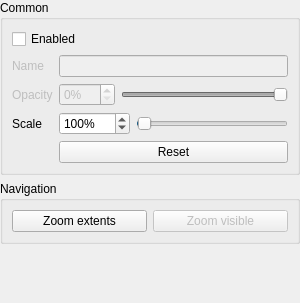
<?xml version="1.0" encoding="UTF-8"?>
<ui version="4.0">
 <class>LayerWidget</class>
 <widget class="QWidget" name="LayerWidget">
  <property name="enabled">
   <bool>true</bool>
  </property>
  <property name="geometry">
   <rect>
    <x>0</x>
    <y>0</y>
    <width>300</width>
    <height>303</height>
   </rect>
  </property>
  <property name="sizePolicy">
   <sizepolicy hsizetype="Minimum" vsizetype="Minimum">
    <horstretch>0</horstretch>
    <verstretch>0</verstretch>
   </sizepolicy>
  </property>
  <property name="maximumSize">
   <size>
    <width>16777215</width>
    <height>16777215</height>
   </size>
  </property>
  <property name="windowTitle">
   <string>Form</string>
  </property>
  <layout class="QGridLayout" name="gridLayout">
   <property name="sizeConstraint">
    <enum>QLayout::SetDefaultConstraint</enum>
   </property>
   <property name="leftMargin">
    <number>0</number>
   </property>
   <property name="topMargin">
    <number>0</number>
   </property>
   <property name="rightMargin">
    <number>0</number>
   </property>
   <property name="bottomMargin">
    <number>0</number>
   </property>
   <item row="2" column="0">
    <widget class="QStackedWidget" name="settingsStackedWidget">
     <property name="currentIndex">
      <number>2</number>
     </property>
     <widget class="QWidget" name="pointsLayerPage">
      <layout class="QVBoxLayout" name="verticalLayout_3">
       <property name="leftMargin">
        <number>0</number>
       </property>
       <property name="topMargin">
        <number>0</number>
       </property>
       <property name="rightMargin">
        <number>0</number>
       </property>
       <property name="bottomMargin">
        <number>0</number>
       </property>
       <item>
        <widget class="PointsLayerWidget" name="pointsLayerWidget" native="true">
         <property name="sizePolicy">
          <sizepolicy hsizetype="Preferred" vsizetype="MinimumExpanding">
           <horstretch>0</horstretch>
           <verstretch>0</verstretch>
          </sizepolicy>
         </property>
        </widget>
       </item>
      </layout>
     </widget>
     <widget class="QWidget" name="clustersLayerPage">
      <layout class="QVBoxLayout" name="verticalLayout_5">
       <property name="leftMargin">
        <number>0</number>
       </property>
       <property name="topMargin">
        <number>0</number>
       </property>
       <property name="rightMargin">
        <number>0</number>
       </property>
       <property name="bottomMargin">
        <number>0</number>
       </property>
       <item>
        <widget class="ClustersLayerWidget" name="clustersLayerWidget" native="true"/>
       </item>
      </layout>
     </widget>
     <widget class="QWidget" name="selectionLayerPage">
      <layout class="QVBoxLayout" name="verticalLayout">
       <property name="leftMargin">
        <number>0</number>
       </property>
       <property name="topMargin">
        <number>0</number>
       </property>
       <property name="rightMargin">
        <number>0</number>
       </property>
       <property name="bottomMargin">
        <number>0</number>
       </property>
       <item>
        <widget class="SelectionLayerWidget" name="selectionLayerWidget" native="true"/>
       </item>
      </layout>
     </widget>
    </widget>
   </item>
   <item row="0" column="0">
    <widget class="QGroupBox" name="commonGroupBox">
     <property name="toolTip">
      <string>Common layer options</string>
     </property>
     <property name="title">
      <string>Common</string>
     </property>
     <layout class="QGridLayout" name="gridLayout_5">
      <item row="1" column="0">
       <layout class="QGridLayout" name="generalGridLayout">
        <property name="topMargin">
         <number>0</number>
        </property>
        <item row="4" column="1">
         <widget class="QPushButton" name="resetPushButton">
          <property name="toolTip">
           <string>Resets the opacity and scale to default values</string>
          </property>
          <property name="text">
           <string>Reset</string>
          </property>
         </widget>
        </item>
        <item row="1" column="1">
         <widget class="QLineEdit" name="nameLineEdit">
          <property name="enabled">
           <bool>false</bool>
          </property>
          <property name="toolTip">
           <string>Name of the layer</string>
          </property>
         </widget>
        </item>
        <item row="0" column="0" colspan="2">
         <widget class="QCheckBox" name="enabledCheckBox">
          <property name="enabled">
           <bool>true</bool>
          </property>
          <property name="sizePolicy">
           <sizepolicy hsizetype="Minimum" vsizetype="Fixed">
            <horstretch>0</horstretch>
            <verstretch>0</verstretch>
           </sizepolicy>
          </property>
          <property name="toolTip">
           <string>Whether the layer is enabled or disabled</string>
          </property>
          <property name="text">
           <string>Enabled</string>
          </property>
         </widget>
        </item>
        <item row="1" column="0">
         <widget class="QLabel" name="nameLabel">
          <property name="enabled">
           <bool>false</bool>
          </property>
          <property name="toolTip">
           <string>Name of the layer</string>
          </property>
          <property name="text">
           <string>Name</string>
          </property>
         </widget>
        </item>
        <item row="3" column="1">
         <layout class="QHBoxLayout" name="scaleHorizontalLayout">
          <item>
           <widget class="QDoubleSpinBox" name="scaleDoubleSpinBox">
            <property name="sizePolicy">
             <sizepolicy hsizetype="Minimum" vsizetype="Fixed">
              <horstretch>0</horstretch>
              <verstretch>0</verstretch>
             </sizepolicy>
            </property>
            <property name="toolTip">
             <string>Scale of the layer</string>
            </property>
            <property name="suffix">
             <string>%</string>
            </property>
            <property name="decimals">
             <number>0</number>
            </property>
            <property name="maximum">
             <double>10000.000000000000000</double>
            </property>
            <property name="singleStep">
             <double>10.000000000000000</double>
            </property>
            <property name="value">
             <double>100.000000000000000</double>
            </property>
           </widget>
          </item>
          <item>
           <widget class="QSlider" name="scaleHorizontalSlider">
            <property name="toolTip">
             <string>Scale of the layer</string>
            </property>
            <property name="maximum">
             <number>10000</number>
            </property>
            <property name="value">
             <number>100</number>
            </property>
            <property name="orientation">
             <enum>Qt::Horizontal</enum>
            </property>
           </widget>
          </item>
         </layout>
        </item>
        <item row="2" column="0">
         <widget class="QLabel" name="opacityLabel">
          <property name="enabled">
           <bool>false</bool>
          </property>
          <property name="toolTip">
           <string>Opacity of the layer</string>
          </property>
          <property name="text">
           <string>Opacity</string>
          </property>
         </widget>
        </item>
        <item row="3" column="0">
         <widget class="QLabel" name="scaleLabel">
          <property name="toolTip">
           <string>Scale of the layer</string>
          </property>
          <property name="text">
           <string>Scale</string>
          </property>
         </widget>
        </item>
        <item row="2" column="1">
         <layout class="QHBoxLayout" name="opacityHorizontalLayout">
          <property name="leftMargin">
           <number>0</number>
          </property>
          <item>
           <widget class="QDoubleSpinBox" name="opacityDoubleSpinBox">
            <property name="enabled">
             <bool>false</bool>
            </property>
            <property name="sizePolicy">
             <sizepolicy hsizetype="Minimum" vsizetype="Fixed">
              <horstretch>1</horstretch>
              <verstretch>0</verstretch>
             </sizepolicy>
            </property>
            <property name="minimumSize">
             <size>
              <width>55</width>
              <height>0</height>
             </size>
            </property>
            <property name="toolTip">
             <string>Opacity of the layer</string>
            </property>
            <property name="suffix">
             <string>%</string>
            </property>
            <property name="decimals">
             <number>0</number>
            </property>
            <property name="maximum">
             <double>100.000000000000000</double>
            </property>
            <property name="singleStep">
             <double>5.000000000000000</double>
            </property>
           </widget>
          </item>
          <item>
           <widget class="QSlider" name="opacityHorizontalSlider">
            <property name="enabled">
             <bool>false</bool>
            </property>
            <property name="sizePolicy">
             <sizepolicy hsizetype="MinimumExpanding" vsizetype="Fixed">
              <horstretch>3</horstretch>
              <verstretch>0</verstretch>
             </sizepolicy>
            </property>
            <property name="toolTip">
             <string>Opacity of the layer</string>
            </property>
            <property name="maximum">
             <number>100</number>
            </property>
            <property name="value">
             <number>100</number>
            </property>
            <property name="orientation">
             <enum>Qt::Horizontal</enum>
            </property>
           </widget>
          </item>
         </layout>
        </item>
       </layout>
      </item>
     </layout>
    </widget>
   </item>
   <item row="3" column="0">
    <spacer name="bottomVerticalSpacer">
     <property name="orientation">
      <enum>Qt::Vertical</enum>
     </property>
     <property name="sizeHint" stdset="0">
      <size>
       <width>20</width>
       <height>40</height>
      </size>
     </property>
    </spacer>
   </item>
   <item row="1" column="0">
    <widget class="QGroupBox" name="navigationGroupBox">
     <property name="toolTip">
      <string>Navigation options</string>
     </property>
     <property name="title">
      <string>Navigation</string>
     </property>
     <layout class="QGridLayout" name="gridLayout_2">
      <item row="0" column="0">
       <widget class="QPushButton" name="zoomExtentsPushButton">
        <property name="toolTip">
         <string>Zoom to the extents of layer</string>
        </property>
        <property name="text">
         <string>Zoom extents</string>
        </property>
       </widget>
      </item>
      <item row="0" column="1">
       <widget class="QPushButton" name="zoomVisiblePushButton">
        <property name="enabled">
         <bool>false</bool>
        </property>
        <property name="toolTip">
         <string>Zoom to the visible portion of the layer</string>
        </property>
        <property name="text">
         <string>Zoom visible</string>
        </property>
       </widget>
      </item>
     </layout>
    </widget>
   </item>
  </layout>
 </widget>
 <customwidgets>
  <customwidget>
   <class>ClustersLayerWidget</class>
   <extends>QWidget</extends>
   <header>ClustersLayerWidget.h</header>
   <container>1</container>
  </customwidget>
  <customwidget>
   <class>PointsLayerWidget</class>
   <extends>QWidget</extends>
   <header>PointsLayerWidget.h</header>
   <container>1</container>
  </customwidget>
  <customwidget>
   <class>SelectionLayerWidget</class>
   <extends>QWidget</extends>
   <header>SelectionLayerWidget.h</header>
   <container>1</container>
  </customwidget>
 </customwidgets>
 <resources/>
 <connections/>
</ui>
